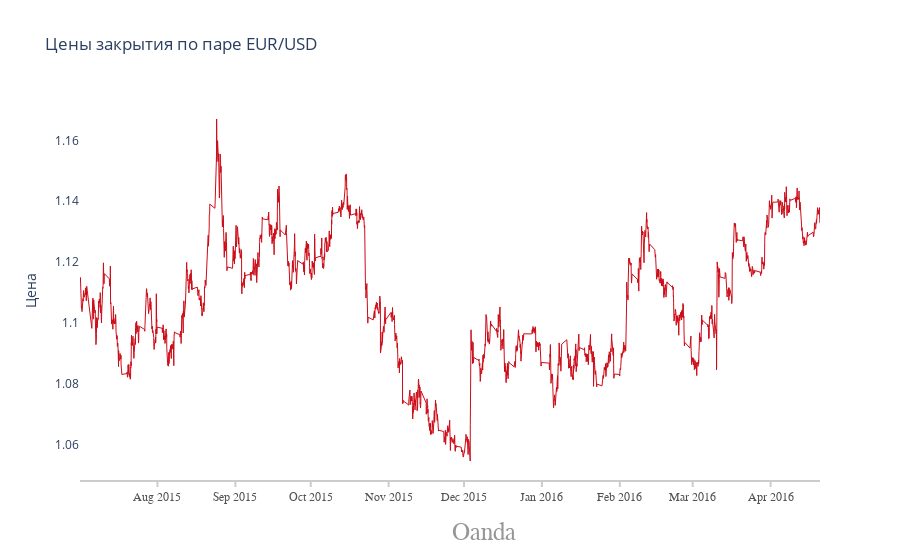

The notebook cell this image was saved under:
### Code cell
plot_inst(eur_usd)

### Figure 1 — Plotly figure (JSON) as saved in the notebook; plotly's stock layout.template omitted (floating-point values rounded to 4 significant figures; data arrays with more than 128 entries replaced by an {"elided": "..."} marker saying what was removed)
{"data": [{"line": {"color": "rgb(205, 12, 24)", "width": 1}, "name": "EUR/USD", "type": "scatter", "x": {"elided": "5000 str values"}, "y": {"elided": "5000 float values"}}], "layout": {"annotations": [{"font": {"color": "rgb(150,150,150)", "family": "Arial", "size": 25}, "showarrow": false, "text": "Oanda", "x": 0.5, "xanchor": "left", "xref": "paper", "y": -0.1, "yanchor": "top", "yref": "paper"}], "plot_bgcolor": "rgba(0,0,0,0)", "title": {"text": "Цены закрытия по паре EUR/USD"}, "xaxis": {"linecolor": "rgb(204, 204, 204)", "linewidth": 2, "showgrid": false, "showline": true, "showticklabels": true, "tickcolor": "rgb(204, 204, 204)", "tickfont": {"color": "rgb(82, 82, 82)", "family": "Arial", "size": 12}, "ticklen": 5, "ticks": "outside", "tickwidth": 2}, "yaxis": {"title": {"text": "Цена"}}}}
